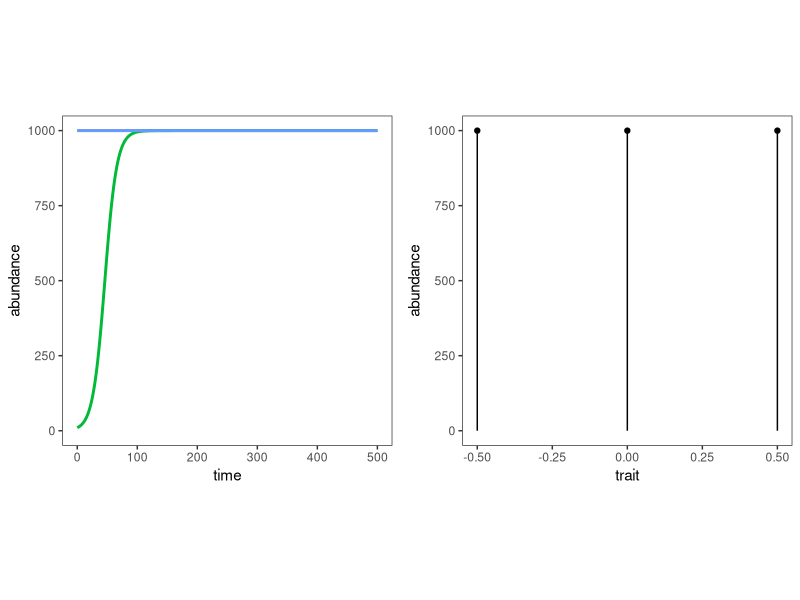
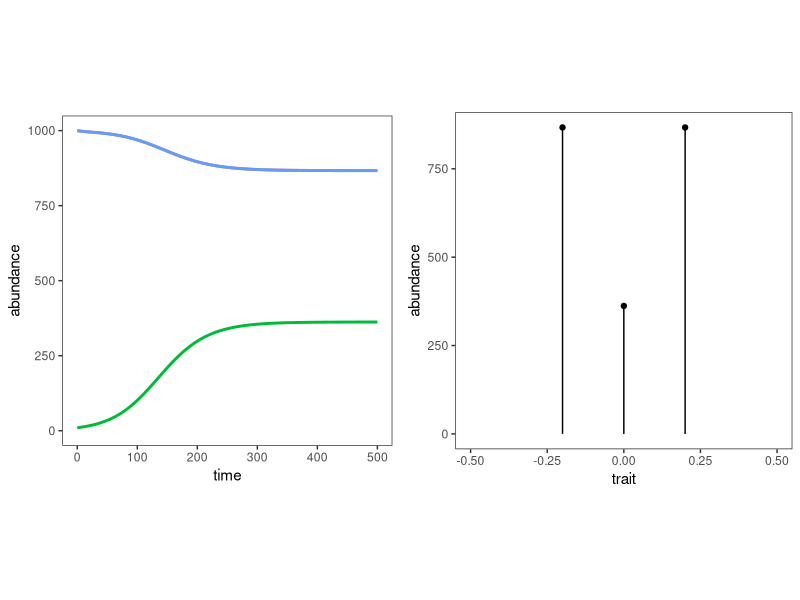
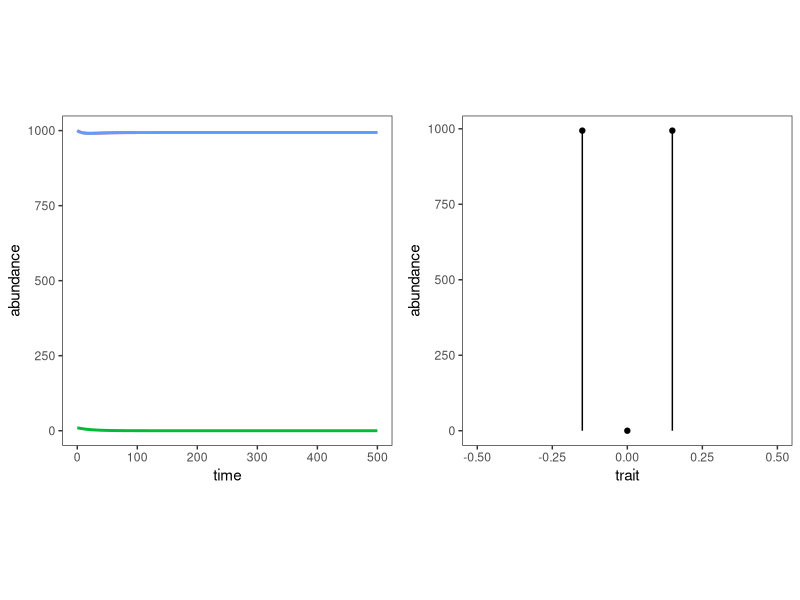
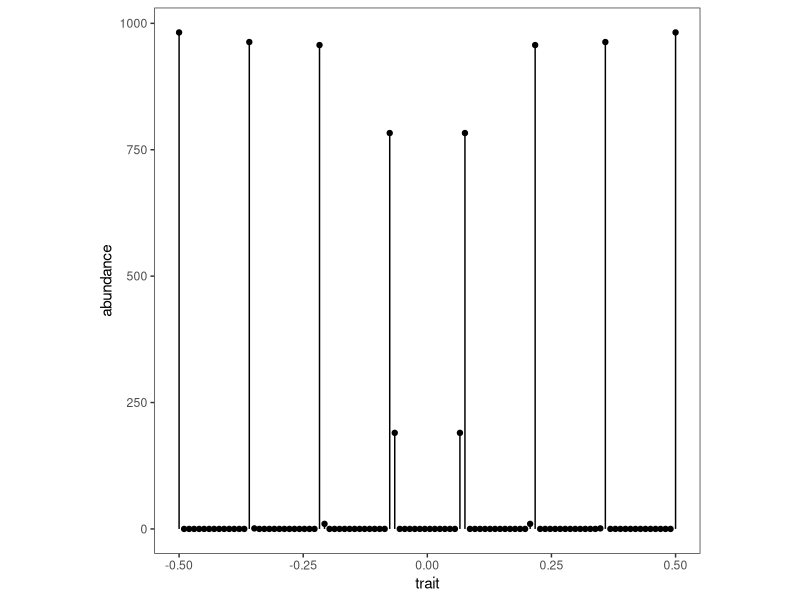

Here is the R script that generated these plots, in order:
## ---- chunk 1
library(tidyverse)
library(gridExtra) ## for plotting function grid.arrange()
library(deSolve) ## for ODE model
library(magrittr) ## for pipe symbol %<>%
library(knitr) ## for table-viewing function kable()
library(gganimate) ## for plotting animations with ggplot
theme_set(theme_bw())
theme_update(
  panel.grid = element_blank(),
  aspect.ratio = 1
)
## ---- chunk 2
LV_Model = 
  function(
    initial_N,
    intrinsic_growth_rate,
    carrying_capacity,
    community_matrix,
    final_time,
    time_step
  ){
      LV = 
        function(t, state, parameters){
           with(as.list(parameters), {
             N = state
             dNdt = as.numeric(r * N * (1 - A %*% N / K))
             list(dNdt)
           })
          }
      
      times = seq(0, final_time, by = time_step)
      
      parameters = 
        list(
          r = intrinsic_growth_rate,
          K = carrying_capacity,
          A = community_matrix
        )
      
      state = initial_N
      
      out = ode(y = state, times = times, func = LV, parms = parameters)
      
      return(
        list(
          parameters = 
            list(
              intrinsic_growth_rate, 
              carrying_capacity, 
              community_matrix
            ),
          initial_conditions = initial_N,
          state = out
        )
      )
   }

# Plotting the model outcome
Plot_LV_timeseries = 
  function(model){
    as.data.frame(model$state) |>
    pivot_longer(-time, names_to = 'species', values_to = 'abundance') |>
    ggplot(aes(time, abundance, group = species, color = species)) +
    geom_line(size = 1) +
    expand_limits(y = 0)
  }

Plot_LV_stemplot = 
  function(trait, model){
    tibble(trait = trait, abundance = round(model$state[nrow(model$state), -1])) |>
    ggplot() +
    geom_segment(aes(trait, abundance, xend = trait, yend = abundance - abundance)) +
    geom_point(aes(trait, abundance))
  }

## ---- chunk 3
number_of_species = 3
scale = .2
trait = c(-.5, 0, .5)
K = 1000
N0 = c(K, 10, K)
r = .1
final_year = 500

trait_differences = as.matrix(dist(trait))
community_matrix = exp(-(trait_differences / scale) ^ 4)

model = 
  LV_Model(
    initial_N = N0, 
    intrinsic_growth_rate = c(r, r, r), 
    carrying_capacity = c(K, K, K), 
    community_matrix = community_matrix, 
    final_time = final_year, 
    time_step = 1
  )

plot_timeseries = 
  Plot_LV_timeseries(model) + 
  theme(legend.position = 'none') +
  theme(aspect.ratio = 1)
## ---- chunk 4
plot_stemplot = 
  Plot_LV_stemplot(trait = trait, model = model) +
  theme(
    panel.grid.major = element_blank(),
    panel.grid.minor = element_blank()
  ) +
  theme(aspect.ratio = 1) +
  xlim(c(-.5, .5))

gridExtra::grid.arrange(plot_timeseries, plot_stemplot, nrow = 1)
## ---- chunk 5
number_of_species = 3
scale = .2
trait = c(-.2, 0, .2)
K = 1000
N0 = c(K, 10, K)
r = .1
final_year = 500

trait_differences = as.matrix(dist(trait))
community_matrix = exp(-(trait_differences / scale) ^ 4)

model = 
  LV_Model(
    initial_N = N0, 
    intrinsic_growth_rate = c(r, r, r), 
    carrying_capacity = c(K, K, K), 
    community_matrix = community_matrix, 
    final_time = final_year, 
    time_step = 1
  )

plot_timeseries = 
  Plot_LV_timeseries(model) + 
  theme(legend.position = 'none') +
  theme(aspect.ratio = 1)

plot_stemplot = 
  Plot_LV_stemplot(trait = trait, model = model) +
  theme(
    panel.grid.major = element_blank(),
    panel.grid.minor = element_blank()
  ) +
  theme(aspect.ratio = 1) +
  xlim(c(-.5, .5))

gridExtra::grid.arrange(plot_timeseries, plot_stemplot, nrow = 1)
## ---- chunk 6
number_of_species = 3
scale = .2
trait = c(-.15, 0, .15)
K = 1000
N0 = c(K, 10, K)
r = .1
final_year = 500

trait_differences = as.matrix(dist(trait))
community_matrix = exp(-(trait_differences / scale) ^ 4)

model = 
  LV_Model(
    initial_N = N0, 
    intrinsic_growth_rate = c(r, r, r), 
    carrying_capacity = c(K, K, K), 
    community_matrix = community_matrix, 
    final_time = final_year, 
    time_step = 1
  )

plot_timeseries = 
  Plot_LV_timeseries(model) + 
  theme(legend.position = 'none') +
  theme(aspect.ratio = 1)

plot_stemplot = 
  Plot_LV_stemplot(trait = trait, model = model) +
  theme(
    panel.grid.major = element_blank(),
    panel.grid.minor = element_blank()
  ) +
  theme(aspect.ratio = 1) +
  xlim(c(-.5, .5))

gridExtra::grid.arrange(plot_timeseries, plot_stemplot, nrow = 1)

## ---- chunk 7
number_of_species = 100
scale = .2
trait = seq(-.5, .5, length = number_of_species)
K = 1000
N0 = rep(K, number_of_species)
r = .1
final_year = 5000

trait_differences = as.matrix(dist(trait))
community_matrix = exp(-(trait_differences / scale) ^ 4)

model = 
  LV_Model(
    initial_N = N0, 
    intrinsic_growth_rate = rep(r, number_of_species), 
    carrying_capacity = rep(K, number_of_species), 
    community_matrix = community_matrix, 
    final_time = final_year, 
    time_step = 1
  )
## ---- chunk 8
number_of_species = 100
scale = 0.1
trait = seq(-.5, .5, length = number_of_species)
K = 1000
N0 = rep(K, number_of_species)
r = .1
final_year = 5000

trait_differences = as.matrix(dist(trait))
community_matrix = exp(-(trait_differences / scale) ^ 4)

model = 
  LV_Model(
    initial_N = N0, 
    intrinsic_growth_rate = rep(r, number_of_species), 
    carrying_capacity = rep(K, number_of_species), 
    community_matrix = community_matrix, 
    final_time = final_year, 
    time_step = 1
  )

Plot_LV_stemplot(trait = trait, model = model)
## ---- chunk 9
Stochastic_LV_Model = 
  function(
    trait,
    initial_N,
    intrinsic_growth_rate,
    carrying_capacity,
    immigration_pressure,
    community_matrix,
    final_time,
    turnover_rate
  ){
    
    S = length(trait)
    r = intrinsic_growth_rate
    K = carrying_capacity
    A = community_matrix
    N = initial_N
    m = immigration_pressure
    
    N_record = N
    
    time = 0
    
    while(time < final_time){
      
      time = time + 1
      deaths = 
        table(
          sample(
            S, 
            replace = TRUE, 
            size = turnover_rate * sum(N), 
            prob = r * N
          )  
        )
        
      death_ids = as.numeric(names(deaths))
      
      births = 
        table(
          sample(
            S, 
            replace = TRUE, 
            size = (1 - m) * turnover_rate * sum(N), 
            prob = pmax(0, r * N * (2 - 1/K * as.numeric(A %*% N)))
          )
        )
        
      birth_ids = as.numeric(names(births))
      
      immigrants = 
        table(
          sample(
            S,
            replace = TRUE,
            size = m * turnover_rate * sum(N),
          )
        )
      
      immigrant_ids = as.numeric(names(immigrants))
      
      N[death_ids] = pmax(0, N[death_ids] - deaths)
      N[birth_ids] = N[birth_ids] + births
      N[immigrant_ids] = N[immigrant_ids] + immigrants
      
      N_record = rbind(N_record, N)
    }
    
    return(
      list(
        parms = list(r, K, A, m, N0 = initial_N, final_time),
        state = cbind(0:final_time, N_record)
      )
    )
    
}
## ---- chunk 10
number_of_species = 200
scale = .2
trait = seq(-.5, .5, length = number_of_species)
K = 20000
N0 = 100
r = .1
m = .01
final_year = 5000

trait_differences = as.matrix(dist(trait))
trait_differences = pmin(trait_differences, 1 - trait_differences)
community_matrix = exp(-(trait_differences / scale) ^ 4)
## ---- chunk 11
set.seed(0)

model_stochastic = 
  Stochastic_LV_Model(
    trait = trait,
    initial_N = rep(N0, number_of_species), 
    intrinsic_growth_rate = rep(r, number_of_species), 
    carrying_capacity = rep(K, number_of_species), 
    immigration_pressure = m,
    community_matrix = community_matrix, 
    final_time = final_year, 
    turnover_rate = 0.1
  )


dtf_stochastic = 
  model_stochastic$state |> 
  as_tibble() |> 
  pivot_longer(-V1, names_to = 'species', values_to = 'abundance') |> 
  rename(year = V1) |> 
  mutate(trait = trait[match(species, unique(species))])
